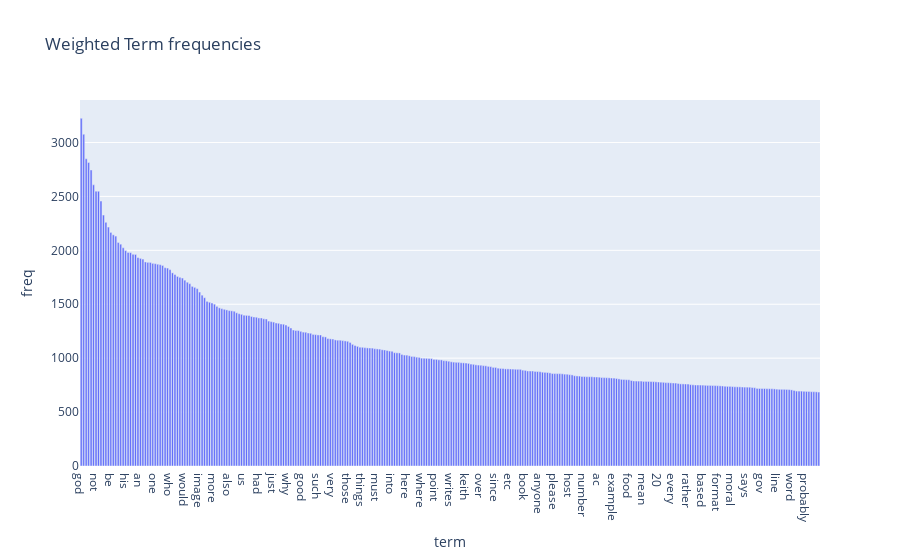

The notebook cell saved with this chart:
### Markdown cell above
### >>> **Exercise 14 (take home):** 
The chart above contains all the vocabulary, and it's computationally intensive to both compute and visualize. Can you efficiently reduce the number of terms you want to visualize as an exercise.

### Code cell
# Answer here
"""
A term has large weight when it shows up frequently, but low weight when it shows up in many documents.
By weighed term frequency, we can get a better idea of how important a term is in a document.
Then only visualize the terms with the highest weight.
"""

doc_contain = pd.Series((np.asarray(X_counts.toarray()) > 0).sum(axis=0), name='doc_contain')

tmp_df = pd.DataFrame({
  'term': count_vect.get_feature_names_out(), 
  'freq': term_frequencies * np.log((X_counts.shape[0] + 1) / (doc_contain + 1)),
  'doc_contain': doc_contain,
  'term_freq': term_frequencies
})
tmp_df_sorted = tmp_df.sort_values(by='freq', ascending=False)
tmp_df_sorted.head(10)

px.bar(tmp_df_sorted.iloc[:300],
        x='term', y='freq',
        title='Weighted Term frequencies',
        labels={'x':'Term', 'y':'Weighted Frequency'},
)

### Figure 1 — Plotly figure (JSON) as saved in the notebook; plotly's stock layout.template omitted (floating-point values rounded to 4 significant figures; data arrays with more than 128 entries replaced by an {"elided": "..."} marker saying what was removed)
{"data": [{"alignmentgroup": "True", "hovertemplate": "term=%{x}<br>freq=%{y}<extra></extra>", "legendgroup": "", "marker": {"color": "#636efa", "pattern": {"shape": ""}}, "name": "", "offsetgroup": "", "orientation": "v", "showlegend": false, "textposition": "auto", "type": "bar", "x": {"elided": "300 str values"}, "xaxis": "x", "y": {"elided": "300 float values"}, "yaxis": "y"}], "layout": {"barmode": "relative", "legend": {"tracegroupgap": 0}, "title": {"text": "Weighted Term frequencies"}, "xaxis": {"anchor": "y", "domain": [0, 1], "title": {"text": "term"}}, "yaxis": {"anchor": "x", "domain": [0, 1], "title": {"text": "freq"}}}}
